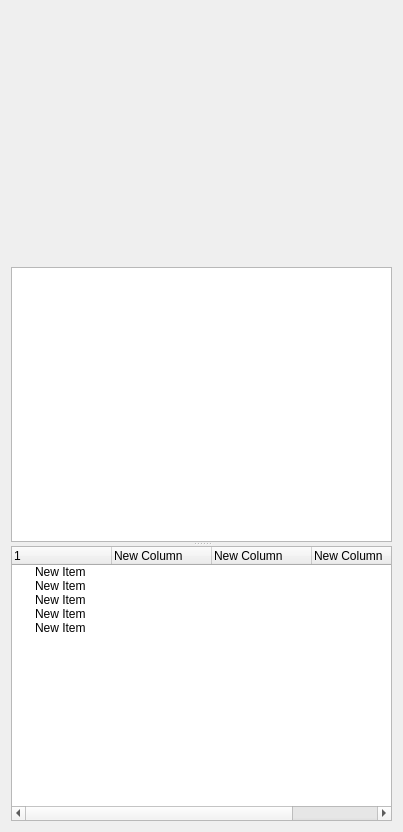
<?xml version="1.0" encoding="UTF-8"?>
<ui version="4.0">
 <class>Form</class>
 <widget class="QWidget" name="Form">
  <property name="geometry">
   <rect>
    <x>0</x>
    <y>0</y>
    <width>403</width>
    <height>832</height>
   </rect>
  </property>
  <property name="windowTitle">
   <string>Form</string>
  </property>
  <layout class="QVBoxLayout" name="verticalLayout">
   <item>
    <widget class="QLabel" name="labelPicture">
     <property name="sizePolicy">
      <sizepolicy hsizetype="Ignored" vsizetype="Fixed">
       <horstretch>0</horstretch>
       <verstretch>0</verstretch>
      </sizepolicy>
     </property>
     <property name="minimumSize">
      <size>
       <width>0</width>
       <height>250</height>
      </size>
     </property>
     <property name="maximumSize">
      <size>
       <width>16777215</width>
       <height>250</height>
      </size>
     </property>
     <property name="text">
      <string/>
     </property>
     <property name="pixmap">
      <pixmap>D:/Documents/MyGTO/gto/config/logo.png</pixmap>
     </property>
     <property name="alignment">
      <set>Qt::AlignLeading|Qt::AlignLeft|Qt::AlignTop</set>
     </property>
    </widget>
   </item>
   <item>
    <widget class="QSplitter" name="splitter">
     <property name="orientation">
      <enum>Qt::Vertical</enum>
     </property>
     <property name="childrenCollapsible">
      <bool>false</bool>
     </property>
     <widget class="QTextBrowser" name="textBrowser">
      <property name="sizePolicy">
       <sizepolicy hsizetype="Expanding" vsizetype="Ignored">
        <horstretch>0</horstretch>
        <verstretch>0</verstretch>
       </sizepolicy>
      </property>
      <property name="minimumSize">
       <size>
        <width>0</width>
        <height>50</height>
       </size>
      </property>
      <property name="maximumSize">
       <size>
        <width>16777215</width>
        <height>16777215</height>
       </size>
      </property>
     </widget>
     <widget class="QTreeWidget" name="treeWidget">
      <property name="sizePolicy">
       <sizepolicy hsizetype="Expanding" vsizetype="Expanding">
        <horstretch>0</horstretch>
        <verstretch>0</verstretch>
       </sizepolicy>
      </property>
      <property name="minimumSize">
       <size>
        <width>0</width>
        <height>50</height>
       </size>
      </property>
      <property name="font">
       <font/>
      </property>
      <property name="styleSheet">
       <string notr="true"/>
      </property>
      <column>
       <property name="text">
        <string notr="true">1</string>
       </property>
      </column>
      <column>
       <property name="text">
        <string>New Column</string>
       </property>
      </column>
      <column>
       <property name="text">
        <string>New Column</string>
       </property>
      </column>
      <column>
       <property name="text">
        <string>New Column</string>
       </property>
      </column>
      <column>
       <property name="text">
        <string>New Column</string>
       </property>
      </column>
      <item>
       <property name="text">
        <string>New Item</string>
       </property>
      </item>
      <item>
       <property name="text">
        <string>New Item</string>
       </property>
      </item>
      <item>
       <property name="text">
        <string>New Item</string>
       </property>
      </item>
      <item>
       <property name="text">
        <string>New Item</string>
       </property>
      </item>
      <item>
       <property name="text">
        <string>New Item</string>
       </property>
      </item>
     </widget>
    </widget>
   </item>
  </layout>
 </widget>
 <resources/>
 <connections/>
</ui>
